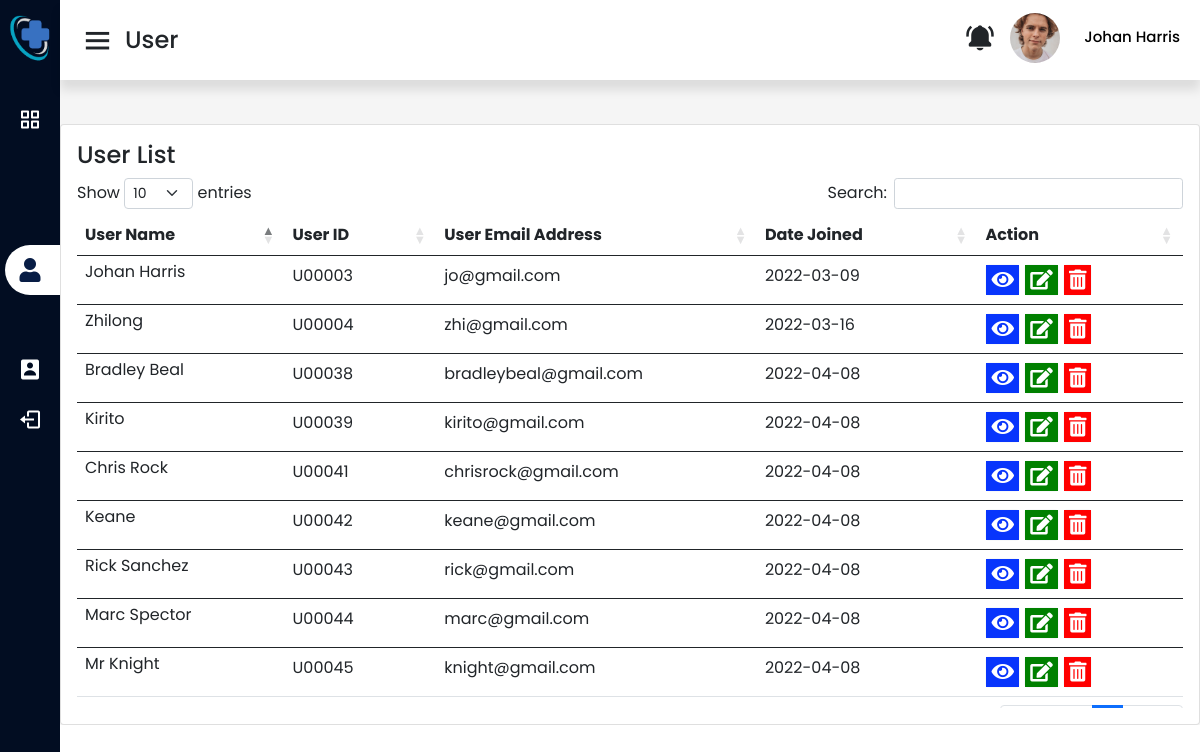
The app's page /adminUserlist.php (signed in) with its own data.
### tables this page shows
CREATE TABLE `user` (
  `userPrefix` varchar(10) NOT NULL DEFAULT 'U',
  `userId` int(5) UNSIGNED ZEROFILL NOT NULL,
  `userName` varchar(50) NOT NULL,
  `userEmail` varchar(50) NOT NULL,
  `userPassword` varchar(50) NOT NULL,
  `usertype` varchar(50) NOT NULL DEFAULT 'user',
  `userDate_created` date NOT NULL DEFAULT current_timestamp(),
  `userPhone_number` varchar(50) NOT NULL,
  `userGender` varchar(50) NOT NULL,
  `userBirthdate` date NOT NULL,
  `userAddress` varchar(50) NOT NULL
);

### adminUserlist.php (the view, shortened to what this page needs)
<?php
    require_once('connection.php');
?>
<!DOCTYPE html>
<head>
  <link rel="stylesheet" href="asset/css/adminstyle.css">
  <link rel="stylesheet" href="asset/css/navbar.css">
  <?php include('asset/includes/cssCDN.php'); ?>
</head>
<body>
  <?php $page = 'adminUserlist';
  include('asset/includes/adminSidebar.php'); ?>
  <section class="home-section">
    <nav>
      <div class="sidebar-button">
        <i class='bx bx-menu sidebarBtn'></i>
        <span class="dashboard">User</span>
      </div>
      <div class="right-nav">
        <div class="right noti-bell my-auto">
          <i class='bx bxs-bell-ring'></i>
        </div>
        <div class="profile dropdown">
          <div>
            <img src="asset/image/profile1.jpg">
            <span class="profile_name"><?php echo $_SESSION['adminName']; ?></span>
          </div>
        </div>
      </div>
    </nav>
  </section>
  <section class="home-section ">
    <div class="home-content adminList">
      <div class="col-lg-12 grid-margin stretch-card">
        <div class="card">
          <div class="card-body">
            <div class="row">
              <h4 class="card-title">User List</h4>
            </div>
            <div class="table-responsive table-adminList">
              <table class="table table-hover table-condensed" id="dataTableID" style="width:100%">
                <thead>
                  <tr>
                    <th> User Name </th>
                    <th> User ID </th>
                    <th> User Email Address </th>
                    <th>Date Joined</th>
                    <th> Action </th>
                  </tr>
                  </thead>
                  <tbody>
                  <?php
                         $viewSql = "SELECT * FROM user";
                         $result=mysqli_query($data,$viewSql);
                          if($result){
                            while($row = mysqli_fetch_assoc($result))
                            {
                              $prefix = $row['userPrefix'];
                              $id = $row['userId'];
                              $name = $row['userName'];
                              $email = $row['userEmail'];
                              $date = $row['userDate_created'];
                        ?>
                            <tr>
                                <td class="py-1">
                                <?php echo $name ?>
                                </td>
                                <td><?php echo $prefix . "" . $id; ?></td>
                                <td>
                                  <?php echo $email ?>
                                </td>
                                <td><?php echo $date ?></td>
                                <td class="action-button">
                                  <button type="button" class="btn btn-light">
                                    <a href="adminUserProfile.html">
                                    <i class="fas fa-eye"></i></a></button>
                                    <button type="button" class="btn btn-light" data-bs-toggle="modal" data-bs-target="#editUser<?php echo $id; ?>">
                                    <i class="fas fa-edit"></i></button>
                                    <button type="button" class="btn btn-light" data-bs-toggle="modal" data-bs-target="#deleteData<?php echo $id; ?>">
                                    <i class="fas fa-trash-alt"></i></button>
                              </td>
                            </tr>
                </tbody>
                <?php } }?>
              </table>
          </div>
        </div>
      </div>
    </div>
  </section>
</body>
</html>

### asset/css/adminstyle.css (style rules this page uses)
* { margin: 0; padding: 0; box-sizing: border-box; font-family: 'Poppins', sans-serif; }
body { overflow-x: hidden; }
.home-section .home-content { position: relative; padding-top: 104px; }
.table-adminList { height: 530px; }
.home-section .home-content .action-button .fa-edit { background-color: green; color: white; font-size: 20px; padding: 5px; }
.home-section .home-content .action-button .fa-trash-alt { background-color: red; color: white; font-size: 20px; padding: 5px; }
.home-section .home-content .action-button .fa-eye { background-color: rgb(8, 53, 252); color: white; font-size: 20px; padding: 5px; }
.home-section .home-content .action-button button { padding: 0; }

### asset/css/navbar.css (style rules this page uses)
.home-section { position: relative; background: #f5f5f5; min-height: 20px; height: 100%; width: calc(100% - 220px); left: 220px; transition: all 0.5s ease; overflow-y: auto; }
.home-section nav { display: flex; justify-content: space-between; height: 80px; background: #fff; display: flex; align-items: center; position: fixed; width: calc(100% - 220px); left: 220px; z-index: 100; padding: 0 20px; box-shadow: 0 10px 10px rgba(0, 0, 0, 0.1); transition: all 0.5s ease; }
.home-section nav .sidebar-button { display: flex; align-items: center; font-size: 24px; font-weight: 500; }
nav .sidebar-button i { font-size: 35px; margin-right: 10px; }
nav .right-nav { display: flex; }
nav .right-nav i { font-size: 30px; }
nav .right-nav .right { float: left; padding: 10px; }
nav .right-nav .profile img { border-radius: 50%; width: 50px; height: 50px; object-fit: cover; margin-left: 5px; margin-right: 10px; }
nav .right-nav .profile .profile_name { color: rgb(0, 0, 0); font-size: 15px; white-space: nowrap; font-weight: 500; margin-left: 10px; }
@media (max-width: 1240px) { .home-section { width: calc(100% - 60px); left: 60px; } }
@media (max-width: 1240px) { .home-section nav { width: calc(100% - 60px); left: 60px; } }

### records on screen
user: userName "Johan Harris", userPrefix "U", userId "00003", userEmail "jo@gmail.com", userDate_created "2022-03-09"
user: userName "Zhilong", userPrefix "U", userId "00004", userEmail "zhi@gmail.com", userDate_created "2022-03-16"
user: userName "Bradley Beal", userPrefix "U", userId "00038", userEmail "bradleybeal@gmail.com", userDate_created "2022-04-08"
user: userName "Kirito", userPrefix "U", userId "00039", userEmail "kirito@gmail.com", userDate_created "2022-04-08"
user: userName "Chris Rock", userPrefix "U", userId "00041", userEmail "chrisrock@gmail.com", userDate_created "2022-04-08"
user: userName "Keane", userPrefix "U", userId "00042", userEmail "keane@gmail.com", userDate_created "2022-04-08"
user: userName "Rick Sanchez", userPrefix "U", userId "00043", userEmail "rick@gmail.com", userDate_created "2022-04-08"
user: userName "Marc Spector", userPrefix "U", userId "00044", userEmail "marc@gmail.com", userDate_created "2022-04-08"
user: userName "Mr Knight", userPrefix "U", userId "00045", userEmail "knight@gmail.com", userDate_created "2022-04-08"

### other values on screen
$_SESSION['adminName'] "Johan Harris"
